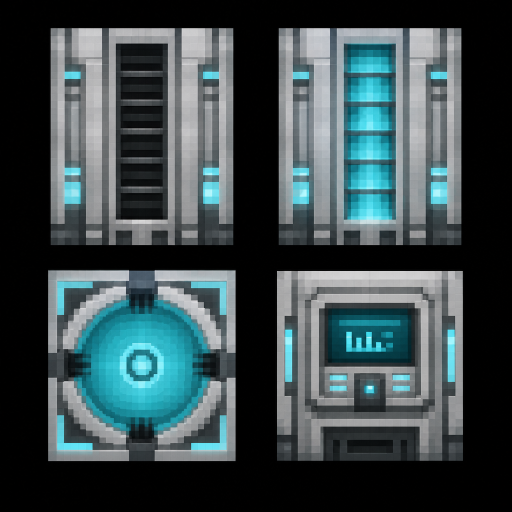
#> input picture art/era5_climate_array_faces_sheet.png, 1024 x 1024 px (shown at 1/2 size)
$ python -i bake_byproduct_sinks.py   (imports and definitions only)
#> lines starting #> are read from the running program, lines starting #| are printed output that depends on the picture
"""Bake textures + JSON assets for byproduct sinks."""
from __future__ import annotations

import json
import zipfile
from pathlib import Path

from PIL import Image, ImageEnhance, ImageOps

ROOT = Path(__file__).resolve().parents[1]
JAR = Path.home() / ".gradle/caches/neoformruntime/artifacts/minecraft_1.21.1_client.jar"
ASSETS = ROOT / "src/main/resources/assets/effecoria"
DATA = ROOT / "src/main/resources/data/effecoria"
TEX_BLOCK = ASSETS / "textures/block"
TEX_ITEM = ASSETS / "textures/item"
TEX_ARMOR = ASSETS / "textures/models/armor"
MODELS_BLOCK = ASSETS / "models/block"
MODELS_ITEM = ASSETS / "models/item"
BLOCKSTATES = ASSETS / "blockstates"
RECIPE = DATA / "recipe"
LOOT = DATA / "loot_table/blocks"


# [4 lines left out: function extract, not called in this run]


def recolor(img: Image.Image, tint=(90, 160, 190), sat=0.85, bright=1.05) -> Image.Image:
    r, g, b, a = img.split()
    rgb = Image.merge("RGB", (r, g, b))
    # grayscale luminosity then tint
    gray = ImageOps.grayscale(rgb)
    gray = ImageEnhance.Brightness(gray).enhance(bright)
    gray = ImageEnhance.Contrast(gray).enhance(1.1)
    out = Image.new("RGBA", img.size)
    gp = gray.load()
    op = out.load()
    tr, tg, tb = tint
    for y in range(img.size[1]):
        for x in range(img.size[0]):
            aa = a.getpixel((x, y))
            if aa == 0:
                op[x, y] = (0, 0, 0, 0)
                continue
            v = gp[x, y] / 255.0
            # mix gray with tint
            nr = int(min(255, (v * (1 - sat) + (tr / 255.0) * v * sat) * 255))
            ng = int(min(255, (v * (1 - sat) + (tg / 255.0) * v * sat) * 255))
            nb = int(min(255, (v * (1 - sat) + (tb / 255.0) * v * sat) * 255))
            # better: scale tint by luminosity
            nr = int(min(255, tr * v * 1.15))
            ng = int(min(255, tg * v * 1.15))
            nb = int(min(255, tb * v * 1.15))
            op[x, y] = (nr, ng, nb, aa)
    return out


def write_json(path: Path, data: dict) -> None:
    path.parent.mkdir(parents=True, exist_ok=True)
    path.write_text(json.dumps(data, indent=2) + "\n", encoding="utf-8")


# [210 lines left out: functions cube_all, item_generated, handheld, loot_simple, shaped, shapeless and 1 more, not called in this run]


# [2 lines not run here, left out]

>>> import cv2
>>> picture = cv2.imread('era5_climate_array_faces_sheet.png', cv2.IMREAD_GRAYSCALE)
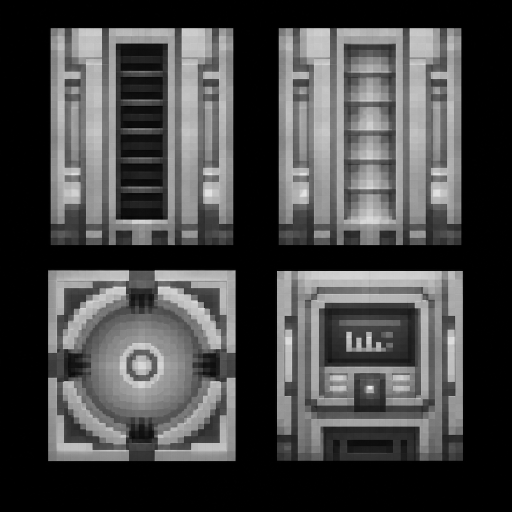
#> picture: shape (1024, 1024) (shown at 1/2 size); min 0, max 245, mean 69.5
>>> result = recolor(picture)
#> (the run stopped early here; a loop or call above may not have finished)
